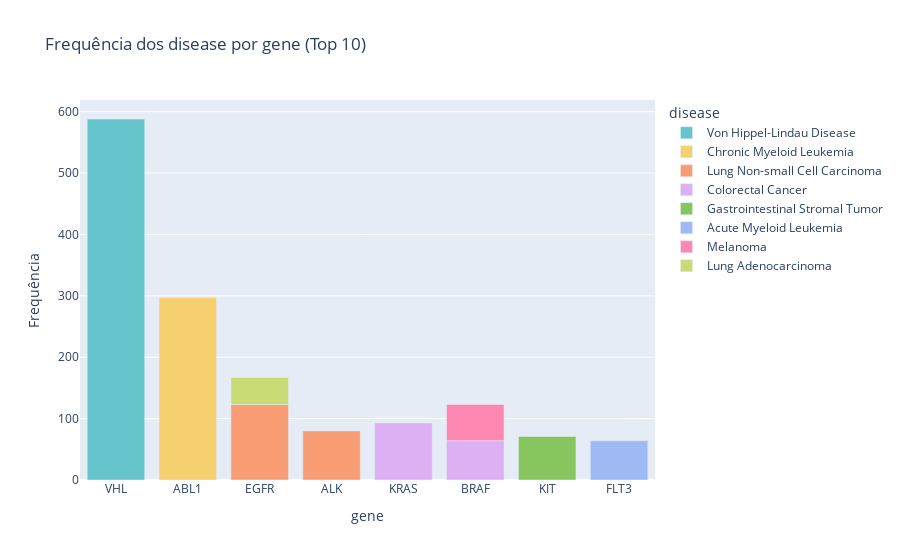

Notebook cell for this chart:
### Markdown cell above
Com esse gráfico interativo podemos observar 15 itens de disease comparados a coluna variant_origin, podemos ver que a maioria dos cânceres são somaticos enquando 584 são geminativo raro e 14 germinativo comum.

### Code cell
# agrupa os dados pela combinação de "gene" e "disease" e soma a quantidade de ocorrências de cada combinação
grouped_genes_df = civic.groupby(['disease', 'gene']).size().reset_index(name='count')
# ordena os dados pela quantidade de ocorrências em ordem decrescente
sorted_genes_df = grouped_genes_df.sort_values('count', ascending=False)
# seleciona as informações mais relevantes
top_genes_df = sorted_genes_df.head(10)

# Cria o gráfico de barras
fig = px.bar(top_genes_df, x='gene', y='count', color='disease', 
             title='Frequência dos disease por gene (Top 10)',
             color_discrete_sequence=px.colors.qualitative.Pastel)#, #template='plotly_dark')
# Personaliza os rótulos do eixo x e y
fig.update_xaxes(title='gene')
fig.update_yaxes(title='Frequência')
# Mostra o gráfico
fig.show()

### Figure 1 — Plotly figure (JSON) as saved in the notebook; plotly's stock layout.template omitted (floating-point values rounded to 4 significant figures)
{"data": [{"alignmentgroup": "True", "hovertemplate": "disease=Von Hippel-Lindau Disease<br>gene=%{x}<br>count=%{y}<extra></extra>", "legendgroup": "Von Hippel-Lindau Disease", "marker": {"color": "rgb(102, 197, 204)", "pattern": {"shape": ""}}, "name": "Von Hippel-Lindau Disease", "offsetgroup": "Von Hippel-Lindau Disease", "orientation": "v", "showlegend": true, "textposition": "auto", "type": "bar", "x": ["VHL"], "xaxis": "x", "y": [588], "yaxis": "y"}, {"alignmentgroup": "True", "hovertemplate": "disease=Chronic Myeloid Leukemia<br>gene=%{x}<br>count=%{y}<extra></extra>", "legendgroup": "Chronic Myeloid Leukemia", "marker": {"color": "rgb(246, 207, 113)", "pattern": {"shape": ""}}, "name": "Chronic Myeloid Leukemia", "offsetgroup": "Chronic Myeloid Leukemia", "orientation": "v", "showlegend": true, "textposition": "auto", "type": "bar", "x": ["ABL1"], "xaxis": "x", "y": [297], "yaxis": "y"}, {"alignmentgroup": "True", "hovertemplate": "disease=Lung Non-small Cell Carcinoma<br>gene=%{x}<br>count=%{y}<extra></extra>", "legendgroup": "Lung Non-small Cell Carcinoma", "marker": {"color": "rgb(248, 156, 116)", "pattern": {"shape": ""}}, "name": "Lung Non-small Cell Carcinoma", "offsetgroup": "Lung Non-small Cell Carcinoma", "orientation": "v", "showlegend": true, "textposition": "auto", "type": "bar", "x": ["EGFR", "ALK"], "xaxis": "x", "y": [123, 80], "yaxis": "y"}, {"alignmentgroup": "True", "hovertemplate": "disease=Colorectal Cancer<br>gene=%{x}<br>count=%{y}<extra></extra>", "legendgroup": "Colorectal Cancer", "marker": {"color": "rgb(220, 176, 242)", "pattern": {"shape": ""}}, "name": "Colorectal Cancer", "offsetgroup": "Colorectal Cancer", "orientation": "v", "showlegend": true, "textposition": "auto", "type": "bar", "x": ["KRAS", "BRAF"], "xaxis": "x", "y": [93, 64], "yaxis": "y"}, {"alignmentgroup": "True", "hovertemplate": "disease=Gastrointestinal Stromal Tumor<br>gene=%{x}<br>count=%{y}<extra></extra>", "legendgroup": "Gastrointestinal Stromal Tumor", "marker": {"color": "rgb(135, 197, 95)", "pattern": {"shape": ""}}, "name": "Gastrointestinal Stromal Tumor", "offsetgroup": "Gastrointestinal Stromal Tumor", "orientation": "v", "showlegend": true, "textposition": "auto", "type": "bar", "x": ["KIT"], "xaxis": "x", "y": [71], "yaxis": "y"}, {"alignmentgroup": "True", "hovertemplate": "disease=Acute Myeloid Leukemia<br>gene=%{x}<br>count=%{y}<extra></extra>", "legendgroup": "Acute Myeloid Leukemia", "marker": {"color": "rgb(158, 185, 243)", "pattern": {"shape": ""}}, "name": "Acute Myeloid Leukemia", "offsetgroup": "Acute Myeloid Leukemia", "orientation": "v", "showlegend": true, "textposition": "auto", "type": "bar", "x": ["FLT3"], "xaxis": "x", "y": [64], "yaxis": "y"}, {"alignmentgroup": "True", "hovertemplate": "disease=Melanoma<br>gene=%{x}<br>count=%{y}<extra></extra>", "legendgroup": "Melanoma", "marker": {"color": "rgb(254, 136, 177)", "pattern": {"shape": ""}}, "name": "Melanoma", "offsetgroup": "Melanoma", "orientation": "v", "showlegend": true, "textposition": "auto", "type": "bar", "x": ["BRAF"], "xaxis": "x", "y": [59], "yaxis": "y"}, {"alignmentgroup": "True", "hovertemplate": "disease=Lung Adenocarcinoma<br>gene=%{x}<br>count=%{y}<extra></extra>", "legendgroup": "Lung Adenocarcinoma", "marker": {"color": "rgb(201, 219, 116)", "pattern": {"shape": ""}}, "name": "Lung Adenocarcinoma", "offsetgroup": "Lung Adenocarcinoma", "orientation": "v", "showlegend": true, "textposition": "auto", "type": "bar", "x": ["EGFR"], "xaxis": "x", "y": [44], "yaxis": "y"}], "layout": {"barmode": "relative", "legend": {"title": {"text": "disease"}, "tracegroupgap": 0}, "title": {"text": "Frequência dos disease por gene (Top 10)"}, "xaxis": {"anchor": "y", "domain": [0, 1], "title": {"text": "gene"}}, "yaxis": {"anchor": "x", "domain": [0, 1], "title": {"text": "Frequência"}}}}
